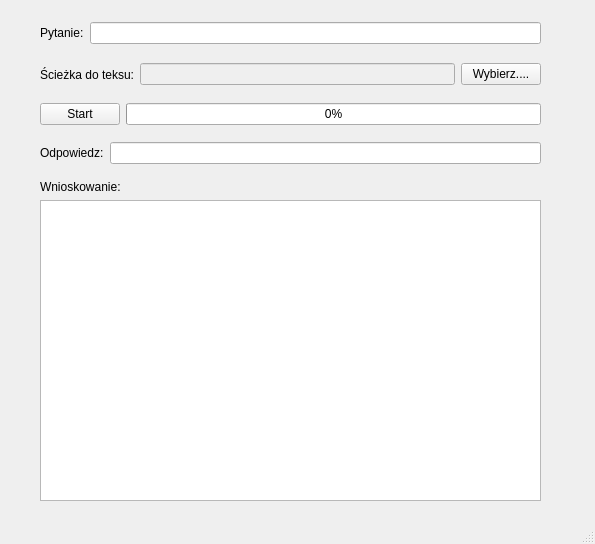
<?xml version="1.0" encoding="UTF-8"?>
<ui version="4.0">
 <class>Assassins</class>
 <widget class="QMainWindow" name="Assassins">
  <property name="geometry">
   <rect>
    <x>0</x>
    <y>0</y>
    <width>595</width>
    <height>544</height>
   </rect>
  </property>
  <property name="minimumSize">
   <size>
    <width>595</width>
    <height>544</height>
   </size>
  </property>
  <property name="maximumSize">
   <size>
    <width>595</width>
    <height>544</height>
   </size>
  </property>
  <property name="windowTitle">
   <string>Assassins Finder</string>
  </property>
  <widget class="QWidget" name="centralwidget">
   <widget class="QWidget" name="layoutWidget">
    <property name="geometry">
     <rect>
      <x>40</x>
      <y>60</y>
      <width>501</width>
      <height>29</height>
     </rect>
    </property>
    <layout class="QHBoxLayout" name="horizontalLayout">
     <item>
      <widget class="QLabel" name="label_2">
       <property name="text">
        <string>Ścieżka do teksu:</string>
       </property>
      </widget>
     </item>
     <item>
      <widget class="QLineEdit" name="SciezkaLine">
       <property name="enabled">
        <bool>false</bool>
       </property>
       <property name="readOnly">
        <bool>true</bool>
       </property>
      </widget>
     </item>
     <item>
      <widget class="QPushButton" name="WybierzButton">
       <property name="text">
        <string>Wybierz....</string>
       </property>
       <property name="shortcut">
        <string>Ctrl+O</string>
       </property>
      </widget>
     </item>
    </layout>
   </widget>
   <widget class="QWidget" name="layoutWidget">
    <property name="geometry">
     <rect>
      <x>40</x>
      <y>140</y>
      <width>501</width>
      <height>26</height>
     </rect>
    </property>
    <layout class="QHBoxLayout" name="horizontalLayout_2">
     <item>
      <widget class="QLabel" name="label_3">
       <property name="text">
        <string>Odpowiedz:</string>
       </property>
      </widget>
     </item>
     <item>
      <widget class="QLineEdit" name="OdpowiedzLine">
       <property name="enabled">
        <bool>true</bool>
       </property>
       <property name="readOnly">
        <bool>true</bool>
       </property>
      </widget>
     </item>
    </layout>
   </widget>
   <widget class="QWidget" name="layoutWidget">
    <property name="geometry">
     <rect>
      <x>40</x>
      <y>20</y>
      <width>501</width>
      <height>26</height>
     </rect>
    </property>
    <layout class="QHBoxLayout" name="horizontalLayout_3">
     <item>
      <widget class="QLabel" name="label">
       <property name="text">
        <string>Pytanie:</string>
       </property>
      </widget>
     </item>
     <item>
      <widget class="QLineEdit" name="pytanieEdit"/>
     </item>
    </layout>
   </widget>
   <widget class="QWidget" name="layoutWidget">
    <property name="geometry">
     <rect>
      <x>40</x>
      <y>100</y>
      <width>501</width>
      <height>29</height>
     </rect>
    </property>
    <layout class="QHBoxLayout" name="horizontalLayout_6">
     <item>
      <widget class="QPushButton" name="StartButton">
       <property name="text">
        <string>Start</string>
       </property>
       <property name="shortcut">
        <string>Return</string>
       </property>
      </widget>
     </item>
     <item>
      <widget class="QProgressBar" name="progressBar">
       <property name="value">
        <number>0</number>
       </property>
      </widget>
     </item>
    </layout>
   </widget>
   <widget class="QWidget" name="layoutWidget">
    <property name="geometry">
     <rect>
      <x>40</x>
      <y>180</y>
      <width>501</width>
      <height>321</height>
     </rect>
    </property>
    <layout class="QVBoxLayout" name="verticalLayout">
     <item>
      <widget class="QLabel" name="label_4">
       <property name="text">
        <string>Wnioskowanie:</string>
       </property>
      </widget>
     </item>
     <item>
      <widget class="QTextBrowser" name="WnioskowanietextBrowser"/>
     </item>
    </layout>
   </widget>
  </widget>
  <widget class="QStatusBar" name="statusbar"/>
 </widget>
 <resources/>
 <connections/>
</ui>
